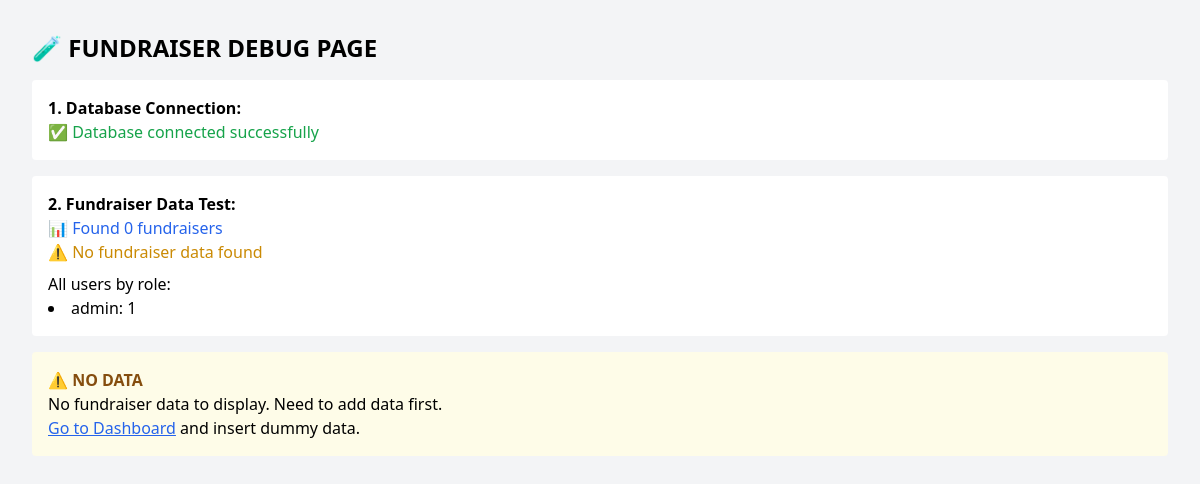
/fundraiser-debug.php (signed in), run on an earlier commit of the app's database.
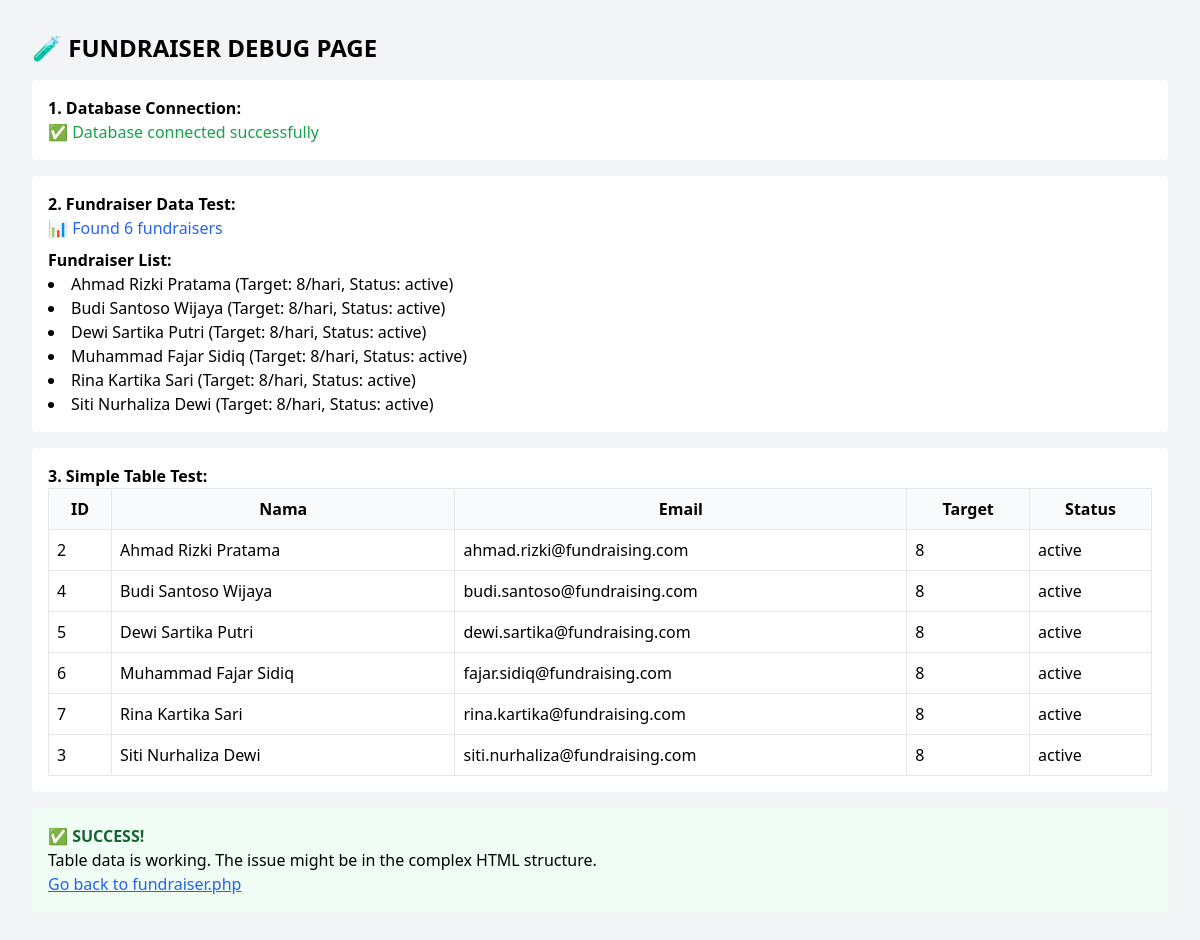
And on a later commit of the database.
### tables this page shows
CREATE TABLE `users` (
    `id` INT UNSIGNED NOT NULL AUTO_INCREMENT,
    `name` VARCHAR(150) NOT NULL,
    `email` VARCHAR(150) DEFAULT NULL,
    `username` VARCHAR(100) DEFAULT NULL,
    `password` VARCHAR(255) NOT NULL,
    `role` ENUM('admin','monitor','user') NOT NULL DEFAULT 'user',
    `status` ENUM('active','inactive') NOT NULL DEFAULT 'active',
    `target` INT UNSIGNED NOT NULL DEFAULT 8,
    `phone` VARCHAR(25) DEFAULT NULL,
    `created_at` TIMESTAMP NOT NULL DEFAULT CURRENT_TIMESTAMP,
    `updated_at` TIMESTAMP NULL DEFAULT CURRENT_TIMESTAMP ON UPDATE CURRENT_TIMESTAMP,
    PRIMARY KEY (`id`),
    UNIQUE KEY `uq_users_email` (`email`),
    UNIQUE KEY `uq_users_username` (`username`),
    KEY `idx_users_role` (`role`),
    KEY `idx_users_status` (`status`)
);

### fundraiser-debug.php (the view, shortened to what this page needs)
<?php
require_once 'config.php';
echo "<!DOCTYPE html>";
echo "<html><head>";
echo "<script src='https://cdn.tailwindcss.com'></script>";
echo "</head><body class='bg-gray-100 p-8'>";
echo "<h1 class='text-2xl font-bold mb-4'>🧪 FUNDRAISER DEBUG PAGE</h1>";
echo "<div class='bg-white p-4 rounded mb-4'>";
echo "<h2 class='font-bold'>1. Database Connection:</h2>";
try {
    if ($pdo) {
        echo "<p class='text-green-600'>✅ Database connected successfully</p>";
    } else {
        echo "<p class='text-red-600'>❌ Database connection failed</p>";
    }
} catch (Exception $e) {
    echo "<p class='text-red-600'>❌ Error: " . $e->getMessage() . "</p>";
}
echo "</div>";
echo "<div class='bg-white p-4 rounded mb-4'>";
echo "<h2 class='font-bold'>2. Fundraiser Data Test:</h2>";
try {
    $stmt = $pdo->prepare("SELECT * FROM users WHERE role = 'user' ORDER BY name");
    $stmt->execute();
    $fundraisers = $stmt->fetchAll(PDO::FETCH_ASSOC);
    echo "<p class='text-blue-600'>📊 Found " . count($fundraisers) . " fundraisers</p>";
    if (count($fundraisers) > 0) {
        echo "<h3 class='font-semibold mt-2'>Fundraiser List:</h3>";
        echo "<ul class='list-disc list-inside'>";
        foreach ($fundraisers as $f) {
            echo "<li>{$f['name']} (Target: {$f['target']}/hari, Status: {$f['status']})</li>";
        }
        echo "</ul>";
    } else {
        echo "<p class='text-yellow-600'>⚠️ No fundraiser data found</p>";
        $stmt = $pdo->prepare("SELECT role, COUNT(*) as count FROM users GROUP BY role");
        $stmt->execute();
        $roles = $stmt->fetchAll(PDO::FETCH_ASSOC);
        echo "<p class='mt-2'>All users by role:</p>";
        echo "<ul class='list-disc list-inside'>";
        foreach ($roles as $role) {
            echo "<li>{$role['role']}: {$role['count']}</li>";
        }
        echo "</ul>";
    }
} catch (Exception $e) {
    echo "<p class='text-red-600'>❌ Query Error: " . $e->getMessage() . "</p>";
}
echo "</div>";
if (isset($fundraisers) && count($fundraisers) > 0) {
    echo "<div class='bg-white p-4 rounded mb-4'>";
    echo "<h2 class='font-bold'>3. Simple Table Test:</h2>";
    echo "<table class='w-full border border-gray-300'>";
    echo "<thead class='bg-gray-50'>";
    echo "<tr>";
    echo "<th class='border p-2'>ID</th>";
    echo "<th class='border p-2'>Nama</th>";
    echo "<th class='border p-2'>Email</th>";
    echo "<th class='border p-2'>Target</th>";
    echo "<th class='border p-2'>Status</th>";
    echo "</tr>";
    echo "</thead>";
    echo "<tbody>";
    foreach ($fundraisers as $f) {
        echo "<tr>";
        echo "<td class='border p-2'>{$f['id']}</td>";
        echo "<td class='border p-2'>{$f['name']}</td>";
        echo "<td class='border p-2'>{$f['email']}</td>";
        echo "<td class='border p-2'>{$f['target']}</td>";
        echo "<td class='border p-2'>{$f['status']}</td>";
        echo "</tr>";
    }
    echo "</tbody>";
    echo "</table>";
    echo "</div>";
    echo "<div class='bg-green-50 p-4 rounded'>";
    echo "<h2 class='font-bold text-green-800'>✅ SUCCESS!</h2>";
    echo "<p>Table data is working. The issue might be in the complex HTML structure.</p>";
    echo "<p><a href='fundraiser.php' class='text-blue-600 underline'>Go back to fundraiser.php</a></p>";
    echo "</div>";
} else {
    echo "<div class='bg-yellow-50 p-4 rounded'>";
    echo "<h2 class='font-bold text-yellow-800'>⚠️ NO DATA</h2>";
    echo "<p>No fundraiser data to display. Need to add data first.</p>";
    echo "<p><a href='dashboard.php' class='text-blue-600 underline'>Go to Dashboard</a> and insert dummy data.</p>";
    echo "</div>";
}
echo "</body></html>";
?>

What changed in the data, as far as the page shows it:
added users: name "Ahmad Rizki Pratama", target "8", status "active", id "2", email "ahmad.rizki@fundraising.com"
added users: name "Budi Santoso Wijaya", target "8", status "active", id "4", email "budi.santoso@fundraising.com"
added users: name "Dewi Sartika Putri", target "8", status "active", id "5", email "dewi.sartika@fundraising.com"
added users: name "Muhammad Fajar Sidiq", target "8", status "active", id "6", email "fajar.sidiq@fundraising.com"
added users: name "Rina Kartika Sari", target "8", status "active", id "7", email "rina.kartika@fundraising.com"
added users: name "Siti Nurhaliza Dewi", target "8", status "active", id "3", email "siti.nurhaliza@fundraising.com"
Also different on the page:
count($fundraisers): "0" → "6"
text no longer shown: "⚠️ No fundraiser data found All users by role: ⚠️ NO DATA No fundraiser data to display. Need to add data first. Go to Dashboard and insert dummy data."
text now shown: "Fundraiser List: 3. Simple Table Test: ID Nama Email Target Status ✅ SUCCESS! Table data is working. The issue might be in the complex HTML structure. Go back to fundraiser.php"
list line gone: "admin : 1"
